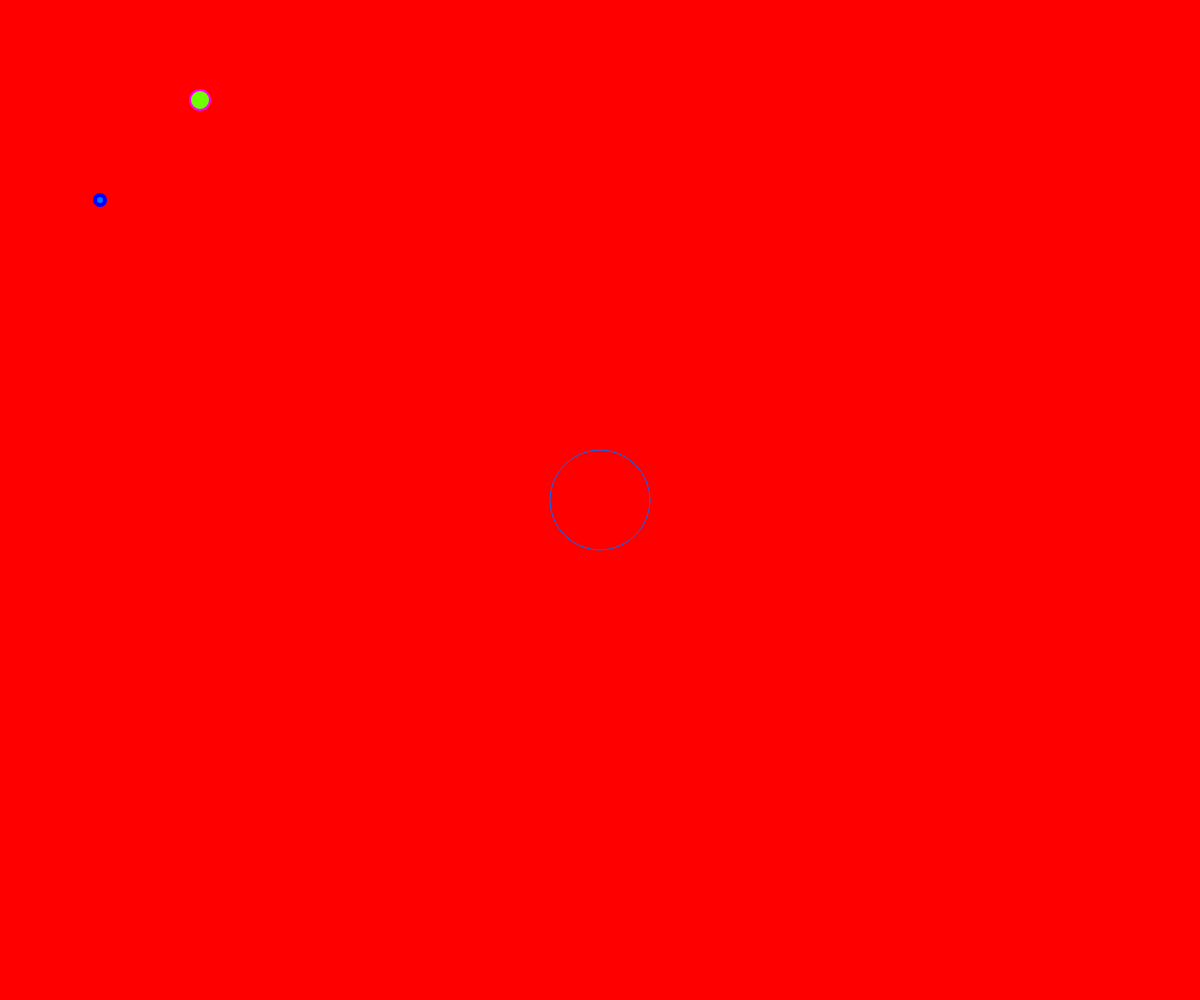
Frame 1 (no input)
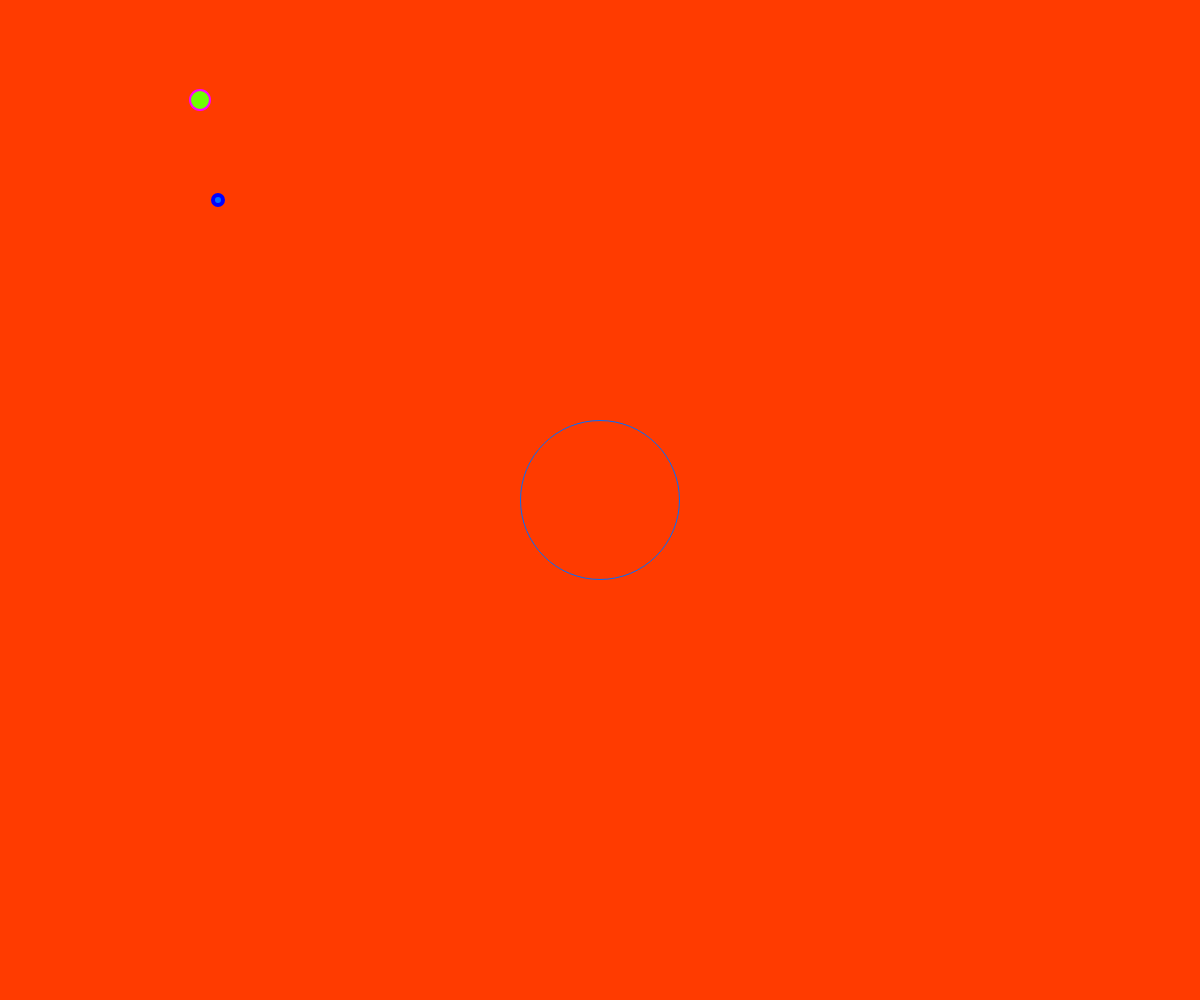
Frame 60 (no input)
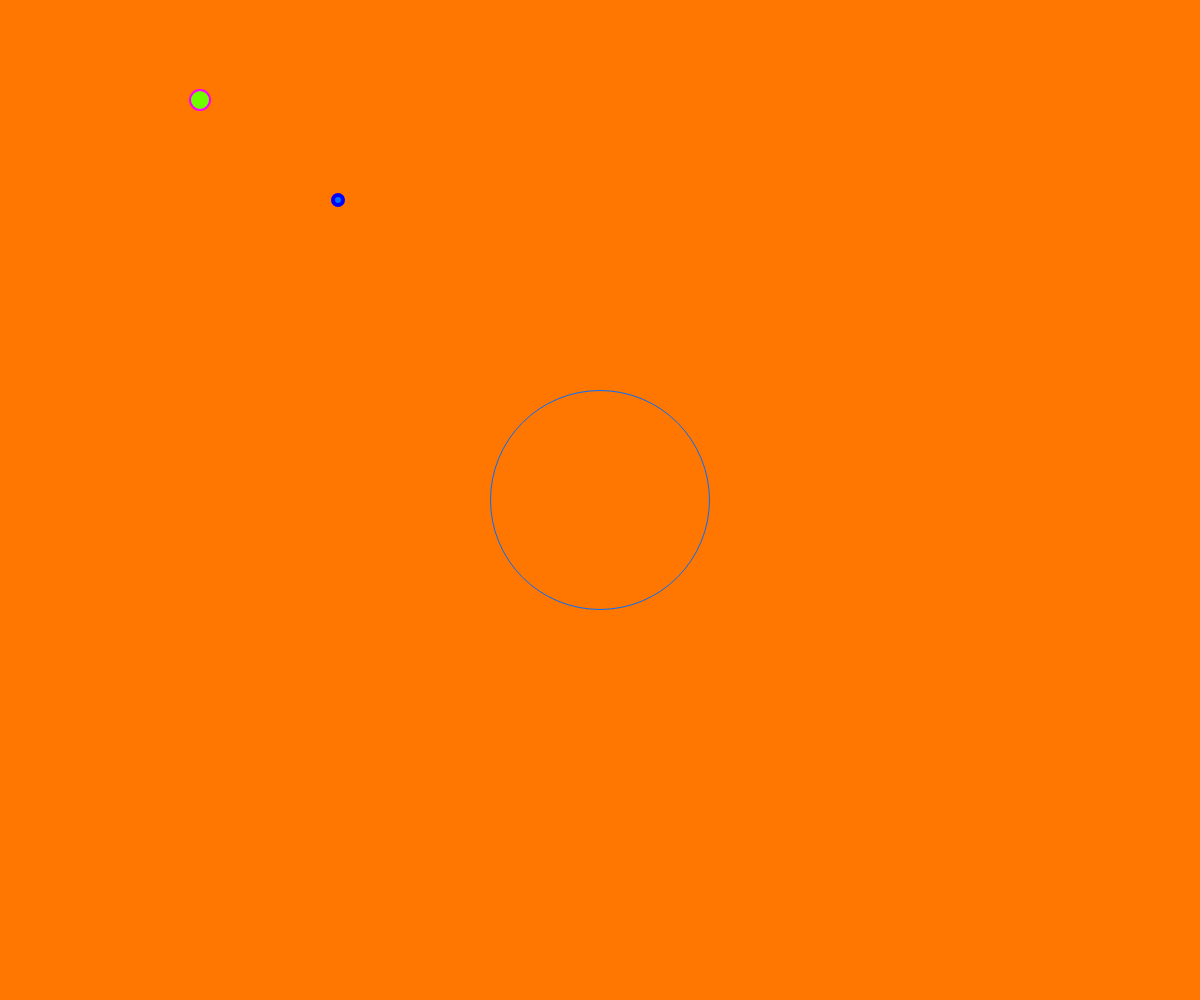
Frame 120 (the mouse pressed at the canvas centre since frame 60)

The p5.js sketch that drew these frames (run headless with seeded random() and noise() and a simulated clock; from frame 60 on, the mouse is pressed at the canvas centre):

// p5.js sketch
// ── sketch.js
function setup() {
    createCanvas(windowWidth, windowHeight);

}

// here im printing to the console 

x = 100;
speed = 2;
circleDim = 20;

circleDims = [10,20,100];

console.log(circleDims[2]);


  
  function draw() {
    background(255,(circleDims[2]-100),0);

    strokeWeight(4);
    stroke(0,0,255);
    fill(0,110,255);
    circle(x,200,circleDims[0]);

    strokeWeight(2);
    stroke(255,0,255);
    fill(110,255,0);
    circle(200,100,circleDims[1]);

    noFill();
    strokeWeight(1);
    stroke(0,110,255);
    circle(windowWidth/2,windowHeight/2,circleDims[2]);
    
   
    x = x + speed;
    circleDims[2] = circleDims[2] + 1;
    
    if (x >= windowWidth-(circleDim/2)){
      speed = speed*-1;
    
    }

    //console.log(circleDims[2]);

}
